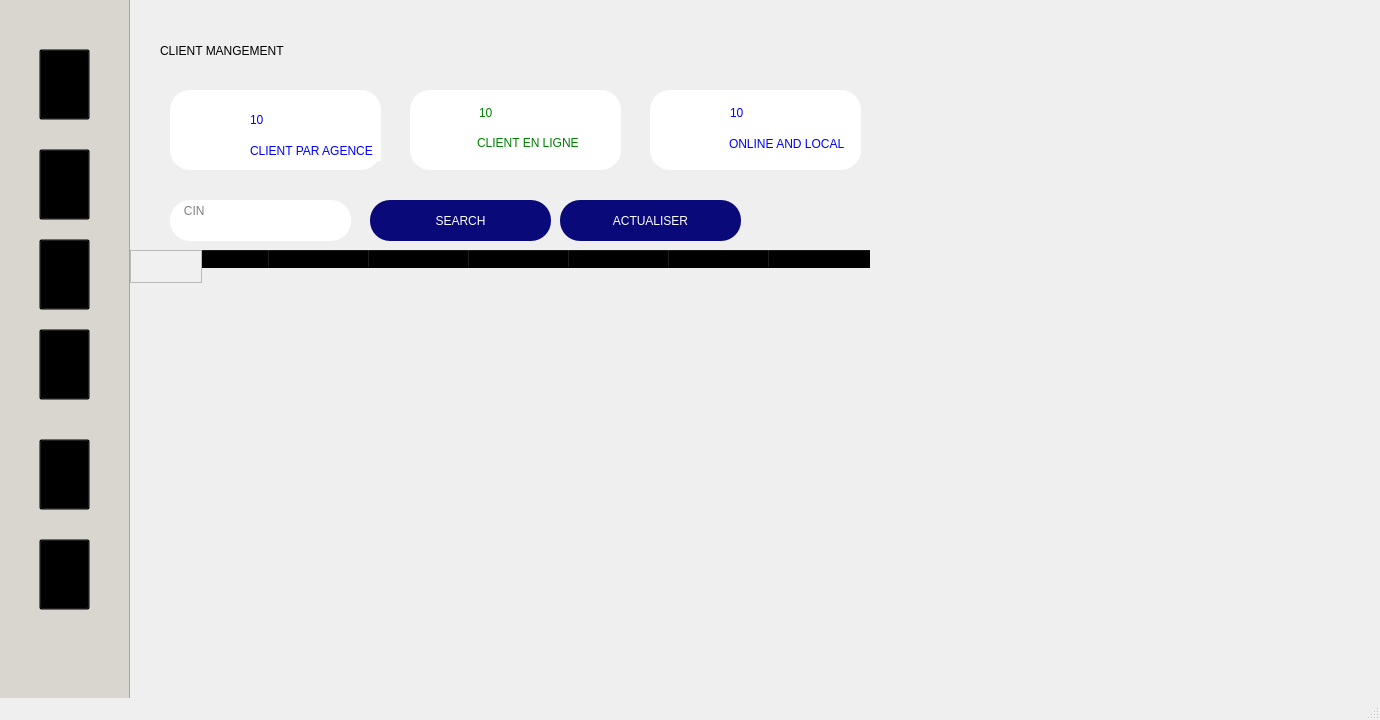
<?xml version="1.0" encoding="UTF-8"?>
<ui version="4.0">
 <class>MainWindow</class>
 <widget class="QMainWindow" name="MainWindow">
  <property name="geometry">
   <rect>
    <x>0</x>
    <y>0</y>
    <width>1380</width>
    <height>720</height>
   </rect>
  </property>
  <property name="minimumSize">
   <size>
    <width>1380</width>
    <height>720</height>
   </size>
  </property>
  <property name="maximumSize">
   <size>
    <width>1380</width>
    <height>720</height>
   </size>
  </property>
  <property name="windowTitle">
   <string>login</string>
  </property>
  <property name="styleSheet">
   <string notr="true"/>
  </property>
  <widget class="QWidget" name="centralwidget">
   <widget class="QLabel" name="label_5">
    <property name="geometry">
     <rect>
      <x>160</x>
      <y>20</y>
      <width>441</width>
      <height>61</height>
     </rect>
    </property>
    <property name="styleSheet">
     <string notr="true">font: 63 20pt &quot;Josefin Sans SemiBold&quot;;
color:black;
border:none;
</string>
    </property>
    <property name="text">
     <string>CLIENT MANGEMENT</string>
    </property>
   </widget>
   <widget class="QTableWidget" name="tableWidget">
    <property name="geometry">
     <rect>
      <x>170</x>
      <y>250</y>
      <width>881</width>
      <height>421</height>
     </rect>
    </property>
    <property name="styleSheet">
     <string notr="true">background:transparent;
border:none;
font: 75 12pt  &quot;Josefin Sans SemiBold&quot;;</string>
    </property>
    <column>
     <property name="text">
      <string>cin</string>
     </property>
    </column>
    <column>
     <property name="text">
      <string>nom </string>
     </property>
    </column>
    <column>
     <property name="text">
      <string>prenom</string>
     </property>
    </column>
    <column>
     <property name="text">
      <string>adresse</string>
     </property>
    </column>
    <column>
     <property name="text">
      <string>abonnement</string>
     </property>
    </column>
    <column>
     <property name="text">
      <string>email</string>
     </property>
    </column>
    <column>
     <property name="text">
      <string>total</string>
     </property>
    </column>
   </widget>
   <widget class="QPlainTextEdit" name="plainTextEdit">
    <property name="geometry">
     <rect>
      <x>170</x>
      <y>200</y>
      <width>181</width>
      <height>41</height>
     </rect>
    </property>
    <property name="styleSheet">
     <string notr="true">background:white;
color:black;
border-radius: 20px;
font: 63 12pt &quot;Josefin Sans SemiBold&quot;;</string>
    </property>
    <property name="placeholderText">
     <string>   CIN</string>
    </property>
   </widget>
   <widget class="QPushButton" name="pushButton_12">
    <property name="geometry">
     <rect>
      <x>370</x>
      <y>200</y>
      <width>181</width>
      <height>41</height>
     </rect>
    </property>
    <property name="cursor">
     <cursorShape>PointingHandCursor</cursorShape>
    </property>
    <property name="styleSheet">
     <string notr="true">background:#090979;
font: 75 12pt  &quot;Josefin Sans SemiBold&quot;;
color:white;
border-radius: 20px;</string>
    </property>
    <property name="text">
     <string>SEARCH</string>
    </property>
   </widget>
   <widget class="QPushButton" name="pushButton_13">
    <property name="geometry">
     <rect>
      <x>560</x>
      <y>200</y>
      <width>181</width>
      <height>41</height>
     </rect>
    </property>
    <property name="cursor">
     <cursorShape>PointingHandCursor</cursorShape>
    </property>
    <property name="styleSheet">
     <string notr="true">background:#090979;
font: 75 12pt  &quot;Josefin Sans SemiBold&quot;;
color:white;
border-radius: 20px;</string>
    </property>
    <property name="text">
     <string>ACTUALISER</string>
    </property>
   </widget>
   <widget class="QFrame" name="frame_5">
    <property name="geometry">
     <rect>
      <x>410</x>
      <y>90</y>
      <width>211</width>
      <height>80</height>
     </rect>
    </property>
    <property name="styleSheet">
     <string notr="true">border-radius: 20px;
background: white;
box-shadow:  20px 20px 39px #bebebe,
             -20px -20px 39px #ffffff;</string>
    </property>
    <property name="frameShape">
     <enum>QFrame::StyledPanel</enum>
    </property>
    <property name="frameShadow">
     <enum>QFrame::Raised</enum>
    </property>
    <widget class="QPushButton" name="pushButton_18">
     <property name="geometry">
      <rect>
       <x>10</x>
       <y>0</y>
       <width>51</width>
       <height>71</height>
      </rect>
     </property>
     <property name="cursor">
      <cursorShape>PointingHandCursor</cursorShape>
     </property>
     <property name="styleSheet">
      <string notr="true">
image: url(:/newPrefix/store.png);
background:transparent</string>
     </property>
     <property name="text">
      <string/>
     </property>
    </widget>
    <widget class="QLabel" name="label_22">
     <property name="geometry">
      <rect>
       <x>67</x>
       <y>43</y>
       <width>151</width>
       <height>20</height>
      </rect>
     </property>
     <property name="styleSheet">
      <string notr="true">font: 75 8pt &quot;Josefin Sans SemiBold&quot;;
color:green</string>
     </property>
     <property name="text">
      <string>CLIENT EN LIGNE</string>
     </property>
    </widget>
    <widget class="QLabel" name="label_31">
     <property name="geometry">
      <rect>
       <x>69</x>
       <y>13</y>
       <width>91</width>
       <height>20</height>
      </rect>
     </property>
     <property name="styleSheet">
      <string notr="true">font: 75 8pt &quot;Josefin Sans SemiBold&quot;;
color:green
</string>
     </property>
     <property name="text">
      <string>10</string>
     </property>
    </widget>
   </widget>
   <widget class="QFrame" name="frame">
    <property name="geometry">
     <rect>
      <x>170</x>
      <y>90</y>
      <width>211</width>
      <height>80</height>
     </rect>
    </property>
    <property name="styleSheet">
     <string notr="true">border-radius: 20px;
background: white;
box-shadow:  20px 20px 39px #bebebe,
             -20px -20px 39px #ffffff;</string>
    </property>
    <property name="frameShape">
     <enum>QFrame::StyledPanel</enum>
    </property>
    <property name="frameShadow">
     <enum>QFrame::Raised</enum>
    </property>
    <widget class="QLabel" name="label_30">
     <property name="geometry">
      <rect>
       <x>80</x>
       <y>51</y>
       <width>171</width>
       <height>20</height>
      </rect>
     </property>
     <property name="styleSheet">
      <string notr="true">font: 75 8pt &quot;Josefin Sans SemiBold&quot;;
color:blue;
</string>
     </property>
     <property name="text">
      <string>CLIENT PAR AGENCE</string>
     </property>
    </widget>
    <widget class="QPushButton" name="pushButton_8">
     <property name="geometry">
      <rect>
       <x>20</x>
       <y>10</y>
       <width>51</width>
       <height>71</height>
      </rect>
     </property>
     <property name="cursor">
      <cursorShape>PointingHandCursor</cursorShape>
     </property>
     <property name="styleSheet">
      <string notr="true">image: url(:/newPrefix/pc.png);
background:transparent</string>
     </property>
     <property name="text">
      <string/>
     </property>
    </widget>
    <widget class="QLabel" name="label_29">
     <property name="geometry">
      <rect>
       <x>80</x>
       <y>20</y>
       <width>91</width>
       <height>20</height>
      </rect>
     </property>
     <property name="styleSheet">
      <string notr="true">font: 75 8pt &quot;Josefin Sans SemiBold&quot;;
color:BLUE</string>
     </property>
     <property name="text">
      <string>10</string>
     </property>
    </widget>
   </widget>
   <widget class="QFrame" name="frame_6">
    <property name="geometry">
     <rect>
      <x>650</x>
      <y>90</y>
      <width>211</width>
      <height>80</height>
     </rect>
    </property>
    <property name="styleSheet">
     <string notr="true">border-radius: 20px;
background: white;
box-shadow:  20px 20px 39px #bebebe,
             -20px -20px 39px #ffffff;</string>
    </property>
    <property name="frameShape">
     <enum>QFrame::StyledPanel</enum>
    </property>
    <property name="frameShadow">
     <enum>QFrame::Raised</enum>
    </property>
    <widget class="QLabel" name="label_10">
     <property name="geometry">
      <rect>
       <x>10</x>
       <y>0</y>
       <width>61</width>
       <height>81</height>
      </rect>
     </property>
     <property name="styleSheet">
      <string notr="true">image: url(:/newPrefix/rating.png);</string>
     </property>
     <property name="text">
      <string/>
     </property>
    </widget>
    <widget class="QLabel" name="label_32">
     <property name="geometry">
      <rect>
       <x>79</x>
       <y>44</y>
       <width>191</width>
       <height>20</height>
      </rect>
     </property>
     <property name="styleSheet">
      <string notr="true">font: 75 8pt &quot;Josefin Sans SemiBold&quot;;
color:blue</string>
     </property>
     <property name="text">
      <string>ONLINE AND LOCAL</string>
     </property>
    </widget>
    <widget class="QLabel" name="label_33">
     <property name="geometry">
      <rect>
       <x>80</x>
       <y>13</y>
       <width>91</width>
       <height>20</height>
      </rect>
     </property>
     <property name="styleSheet">
      <string notr="true">font: 75 8pt &quot;Josefin Sans SemiBold&quot;;
color:blue</string>
     </property>
     <property name="text">
      <string>10</string>
     </property>
    </widget>
   </widget>
   <widget class="QFrame" name="frame_2">
    <property name="geometry">
     <rect>
      <x>130</x>
      <y>250</y>
      <width>72</width>
      <height>33</height>
     </rect>
    </property>
    <property name="styleSheet">
     <string notr="true">background-color: rgb(240, 240, 240);</string>
    </property>
    <property name="frameShape">
     <enum>QFrame::StyledPanel</enum>
    </property>
    <property name="frameShadow">
     <enum>QFrame::Raised</enum>
    </property>
   </widget>
   <widget class="QFrame" name="frame_19">
    <property name="geometry">
     <rect>
      <x>-51</x>
      <y>-1</y>
      <width>181</width>
      <height>801</height>
     </rect>
    </property>
    <property name="styleSheet">
     <string notr="true">background-color:rgb(217, 214, 207)</string>
    </property>
    <property name="frameShape">
     <enum>QFrame::StyledPanel</enum>
    </property>
    <property name="frameShadow">
     <enum>QFrame::Raised</enum>
    </property>
    <widget class="QPushButton" name="pushButton_6">
     <property name="geometry">
      <rect>
       <x>90</x>
       <y>540</y>
       <width>51</width>
       <height>71</height>
      </rect>
     </property>
     <property name="cursor">
      <cursorShape>PointingHandCursor</cursorShape>
     </property>
     <property name="styleSheet">
      <string notr="true">image: url(:/newPrefix/56805.png);
background:transparent</string>
     </property>
     <property name="text">
      <string/>
     </property>
    </widget>
    <widget class="QPushButton" name="pushButton">
     <property name="geometry">
      <rect>
       <x>90</x>
       <y>50</y>
       <width>51</width>
       <height>71</height>
      </rect>
     </property>
     <property name="cursor">
      <cursorShape>PointingHandCursor</cursorShape>
     </property>
     <property name="styleSheet">
      <string notr="true">
image: url(:/newPrefix/0b92c1ba5ae239c314ba2ec1dab936ec.png);
background:transparent</string>
     </property>
     <property name="text">
      <string/>
     </property>
    </widget>
    <widget class="QPushButton" name="pushButton_5">
     <property name="geometry">
      <rect>
       <x>90</x>
       <y>440</y>
       <width>51</width>
       <height>71</height>
      </rect>
     </property>
     <property name="cursor">
      <cursorShape>PointingHandCursor</cursorShape>
     </property>
     <property name="styleSheet">
      <string notr="true">image: url(:/newPrefix/rapport.png);
background:transparent</string>
     </property>
     <property name="text">
      <string/>
     </property>
    </widget>
    <widget class="QPushButton" name="pushButton_3">
     <property name="geometry">
      <rect>
       <x>90</x>
       <y>240</y>
       <width>51</width>
       <height>71</height>
      </rect>
     </property>
     <property name="cursor">
      <cursorShape>PointingHandCursor</cursorShape>
     </property>
     <property name="styleSheet">
      <string notr="true">image: url(:/newPrefix/5602f7afac47bbda37db1e1dd9de469f.png);
background:transparent</string>
     </property>
     <property name="text">
      <string/>
     </property>
    </widget>
    <widget class="QPushButton" name="pushButton_4">
     <property name="geometry">
      <rect>
       <x>90</x>
       <y>330</y>
       <width>51</width>
       <height>71</height>
      </rect>
     </property>
     <property name="cursor">
      <cursorShape>PointingHandCursor</cursorShape>
     </property>
     <property name="styleSheet">
      <string notr="true">image: url(:/newPrefix/logo-wifi-png-for-download--7.png);
background:transparent</string>
     </property>
     <property name="text">
      <string/>
     </property>
    </widget>
    <widget class="QPushButton" name="pushButton_2">
     <property name="geometry">
      <rect>
       <x>90</x>
       <y>150</y>
       <width>51</width>
       <height>71</height>
      </rect>
     </property>
     <property name="cursor">
      <cursorShape>PointingHandCursor</cursorShape>
     </property>
     <property name="styleSheet">
      <string notr="true">image: url(:/newPrefix/free-user-group-icon-296-thumb.png);
background:transparent</string>
     </property>
     <property name="text">
      <string/>
     </property>
    </widget>
   </widget>
  </widget>
  <widget class="QStatusBar" name="statusbar"/>
 </widget>
 <resources>
  <include location="total.qrc"/>
 </resources>
 <connections/>
</ui>
